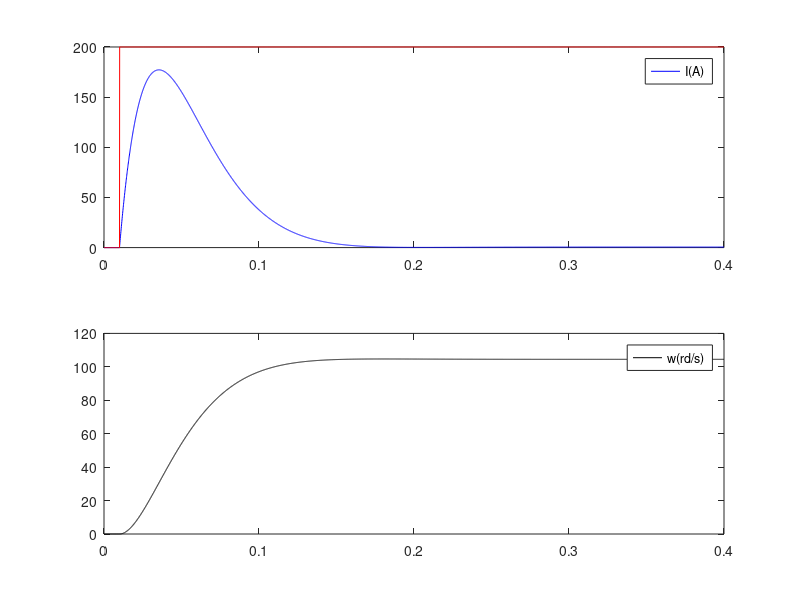

The MATLAB script that drew this image:
% Simulation of DCM at standstill, voltage Step
clc,clear all,close all
%% initialisation
tf=0.4; % final simulation time
dt=0.0001; % time step
tk=1; % array indice
Ntf=floor(tf/dt);
%% systeme variables
R= 0.8; L = 0.011; k = 1.91; J =0.2; a= 1E-2;
u=0; I=0; w=0; t=0;
u0 = 200; Cr0 = 0;
% initialization
tt=zeros(1, Ntf); It=zeros(1, Ntf); ut=zeros(1, Ntf); 
wt=zeros(1, Ntf); Cet=zeros(1, Ntf);
%% boucle du temps de simul
while (t<tf)
 if t>=0.01 % 10 ms power the DCM by a voltage step
 u=u0; 
 end
 dI = (u-R*I-k*w)/L;
 Ce = k*I; dw = (Ce-a*w-Cr0)/J;
 % integration rectangle method
 I = I + dI*dt;
 w = w + dw*dt;
 %% array filling
 tt(tk)=t; It(tk)=I; ut(tk)=u;
 wt(tk)=w; Cet(tk)=Ce;
 t=t+dt; tk=tk+1; % array indice
end % while end
%% plot results
figure(1)
subplot(2,1,2),plot(tt, wt,'k');
legend('w(rd/s)');
subplot(2,1,1),plot(tt,It,'b',tt,ut,'r');
legend('I(A)');